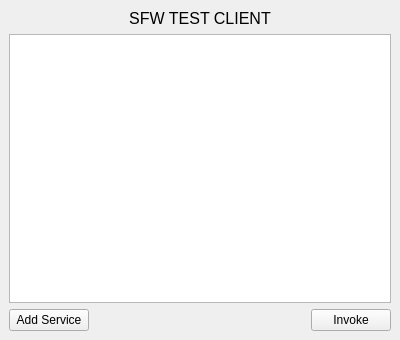
<?xml version="1.0" encoding="UTF-8"?>
<ui version="4.0">
 <class>SfwTestClient</class>
 <widget class="QMainWindow" name="SfwTestClient">
  <property name="geometry">
   <rect>
    <x>0</x>
    <y>0</y>
    <width>400</width>
    <height>340</height>
   </rect>
  </property>
  <property name="contextMenuPolicy">
   <enum>Qt::ActionsContextMenu</enum>
  </property>
  <property name="windowTitle">
   <string>SfwTestClient</string>
  </property>
  <widget class="QWidget" name="centralwidget">
   <layout class="QVBoxLayout" name="verticalLayout">
    <item>
     <widget class="QLabel" name="titleLabel">
      <property name="font">
       <font>
        <pointsize>17</pointsize>
       </font>
      </property>
      <property name="styleSheet">
       <string notr="true"/>
      </property>
      <property name="text">
       <string>&lt;!DOCTYPE HTML PUBLIC &quot;-//W3C//DTD HTML 4.0//EN&quot; &quot;http://www.w3.org/TR/REC-html40/strict.dtd&quot;&gt;
&lt;html&gt;&lt;head&gt;&lt;meta name=&quot;qrichtext&quot; content=&quot;1&quot; /&gt;&lt;style type=&quot;text/css&quot;&gt;
p, li { white-space: pre-wrap; }
&lt;/style&gt;&lt;/head&gt;&lt;body style=&quot; font-family:'Sans Serif'; font-size:12pt; font-weight:300; font-style:normal;&quot;&gt;
&lt;p align=&quot;center&quot; style=&quot; margin-top:0px; margin-bottom:0px; margin-left:0px; margin-right:0px; -qt-block-indent:0; text-indent:0px;&quot;&gt;SFW TEST CLIENT&lt;/p&gt;&lt;/body&gt;&lt;/html&gt;</string>
      </property>
     </widget>
    </item>
    <item>
     <widget class="QTextEdit" name="textEditBox">
      <property name="enabled">
       <bool>true</bool>
      </property>
      <property name="readOnly">
       <bool>true</bool>
      </property>
     </widget>
    </item>
    <item>
     <layout class="QHBoxLayout" name="horizontalLayout_3">
      <item>
       <widget class="QPushButton" name="addServiceButton">
        <property name="text">
         <string>Add Service</string>
        </property>
       </widget>
      </item>
      <item>
       <spacer name="horizontalSpacer">
        <property name="orientation">
         <enum>Qt::Horizontal</enum>
        </property>
        <property name="sizeHint" stdset="0">
         <size>
          <width>40</width>
          <height>20</height>
         </size>
        </property>
       </spacer>
      </item>
      <item>
       <widget class="QPushButton" name="invokeButton">
        <property name="text">
         <string>Invoke</string>
        </property>
       </widget>
      </item>
     </layout>
    </item>
   </layout>
  </widget>
 </widget>
 <resources/>
 <connections/>
</ui>
